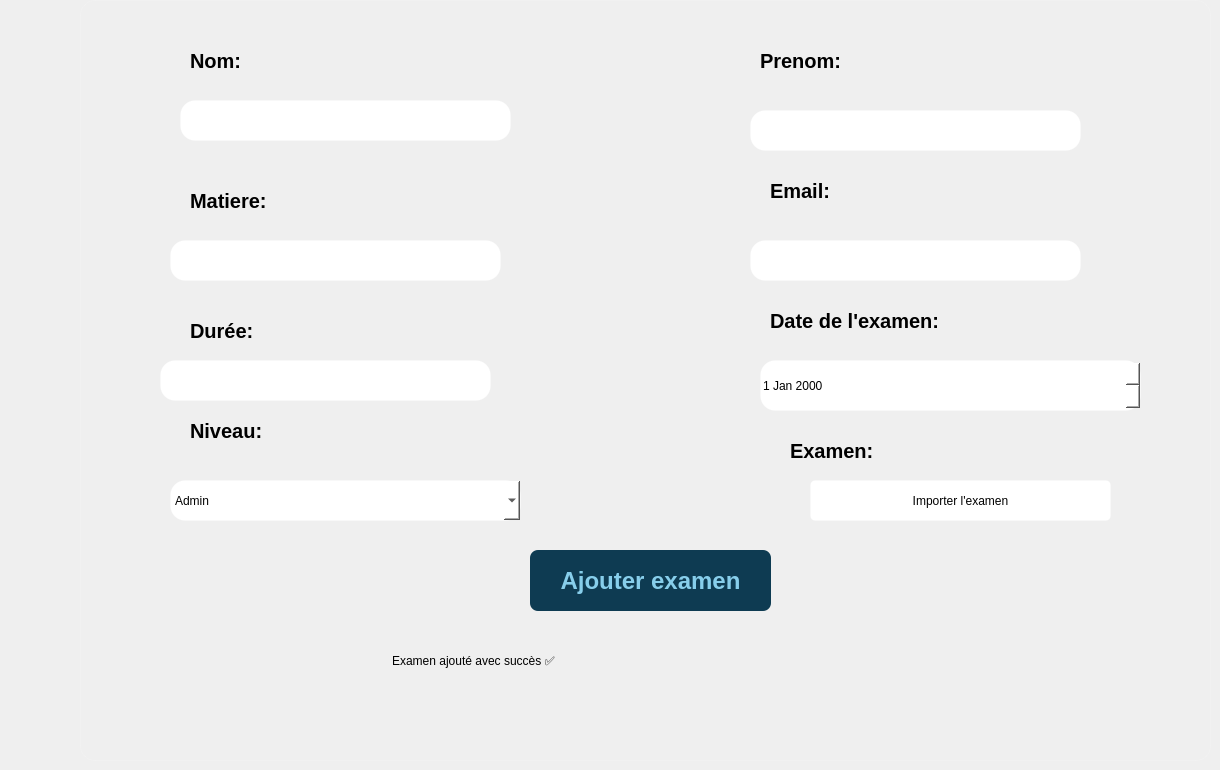
      <widget class="QWidget" name="ajouterExams">
       <widget class="QFrame" name="frame_4">
        <property name="geometry">
         <rect>
          <x>80</x>
          <y>0</y>
          <width>1131</width>
          <height>761</height>
         </rect>
        </property>
        <property name="styleSheet">
         <string notr="true">background: qradialgradient(spread:pad, cx:0.5, cy:0.5, radius:1,
                                stop:0 rgba(255, 255, 255, 100),
                                stop:1 rgba(255, 255, 255, 20));
border-radius: 15px;
    border: 1px solid rgba(255, 255, 255, 30);</string>
        </property>
        <property name="frameShape">
         <enum>QFrame::Shape::StyledPanel</enum>
        </property>
        <property name="frameShadow">
         <enum>QFrame::Shadow::Raised</enum>
        </property>
        <widget class="QLabel" name="label_49">
         <property name="geometry">
          <rect>
           <x>110</x>
           <y>50</y>
           <width>111</width>
           <height>21</height>
          </rect>
         </property>
         <property name="styleSheet">
          <string notr="true">color: black;
font-size: 20px;
font-weight: 500;
font: 14pt &quot;Titillium Web&quot;;
background: transparent;
border: 0px;</string>
         </property>
         <property name="text">
          <string>Nom:</string>
         </property>
        </widget>
        <widget class="QLineEdit" name="nomInputE">
         <property name="geometry">
          <rect>
           <x>100</x>
           <y>100</y>
           <width>331</width>
           <height>41</height>
          </rect>
         </property>
         <property name="styleSheet">
          <string notr="true">border-radius: 15px;
background-color: white;
font-size: 14px;</string>
         </property>
         <property name="text">
          <string/>
         </property>
        </widget>
        <widget class="QLabel" name="label_47">
         <property name="geometry">
          <rect>
           <x>110</x>
           <y>190</y>
           <width>111</width>
           <height>21</height>
          </rect>
         </property>
         <property name="styleSheet">
          <string notr="true">color: black;
font-size: 20px;
font-weight: 500;
font: 14pt &quot;Titillium Web&quot;;
background: transparent;
border: 0px;</string>
         </property>
         <property name="text">
          <string>Matiere:</string>
         </property>
        </widget>
        <widget class="QLineEdit" name="matiereInput">
         <property name="geometry">
          <rect>
           <x>90</x>
           <y>240</y>
           <width>331</width>
           <height>41</height>
          </rect>
         </property>
         <property name="styleSheet">
          <string notr="true">border-radius: 15px;
background-color: white;
font-size: 14px;</string>
         </property>
         <property name="text">
          <string/>
         </property>
        </widget>
        <widget class="QLabel" name="label_51">
         <property name="geometry">
          <rect>
           <x>110</x>
           <y>320</y>
           <width>111</width>
           <height>21</height>
          </rect>
         </property>
         <property name="styleSheet">
          <string notr="true">color: black;
font-size: 20px;
font-weight: 500;
font: 14pt &quot;Titillium Web&quot;;
background: transparent;
border: 0px;</string>
         </property>
         <property name="text">
          <string>Durée:</string>
         </property>
        </widget>
        <widget class="QLineEdit" name="dureeInputE">
         <property name="geometry">
          <rect>
           <x>80</x>
           <y>360</y>
           <width>331</width>
           <height>41</height>
          </rect>
         </property>
         <property name="styleSheet">
          <string notr="true">border-radius: 15px;
background-color: white;
font-size: 14px;</string>
         </property>
         <property name="text">
          <string/>
         </property>
        </widget>
        <widget class="QLabel" name="label_53">
         <property name="geometry">
          <rect>
           <x>110</x>
           <y>420</y>
           <width>111</width>
           <height>21</height>
          </rect>
         </property>
         <property name="styleSheet">
          <string notr="true">color: black;
font-size: 20px;
font-weight: 500;
font: 14pt &quot;Titillium Web&quot;;
background: transparent;
border: 0px;</string>
         </property>
         <property name="text">
          <string>Niveau:</string>
         </property>
        </widget>
        <widget class="QComboBox" name="niveauInputE">
         <property name="geometry">
          <rect>
           <x>90</x>
           <y>480</y>
           <width>351</width>
           <height>41</height>
          </rect>
         </property>
         <property name="styleSheet">
          <string notr="true">background-color: rgb(255, 255, 255);
color: black;</string>
         </property>
         <item>
          <property name="text">
           <string>Admin</string>
          </property>
         </item>
         <item>
          <property name="text">
           <string>Professeur</string>
          </property>
         </item>
         <item>
          <property name="text">
           <string>Livreur</string>
          </property>
         </item>
        </widget>
        <widget class="QLabel" name="label_50">
         <property name="geometry">
          <rect>
           <x>680</x>
           <y>50</y>
           <width>111</width>
           <height>21</height>
          </rect>
         </property>
         <property name="styleSheet">
          <string notr="true">color: black;
font-size: 20px;
font-weight: 500;
font: 14pt &quot;Titillium Web&quot;;
background: transparent;
border: 0px;</string>
         </property>
         <property name="text">
          <string>Prenom:</string>
         </property>
        </widget>
        <widget class="QLineEdit" name="prenomInputE">
         <property name="geometry">
          <rect>
           <x>670</x>
           <y>110</y>
           <width>331</width>
           <height>41</height>
          </rect>
         </property>
         <property name="styleSheet">
          <string notr="true">border-radius: 15px;
background-color: white;
font-size: 14px;</string>
         </property>
         <property name="text">
          <string/>
         </property>
        </widget>
        <widget class="QLineEdit" name="emailInputE">
         <property name="geometry">
          <rect>
           <x>670</x>
           <y>240</y>
           <width>331</width>
           <height>41</height>
          </rect>
         </property>
         <property name="styleSheet">
          <string notr="true">border-radius: 15px;
background-color: white;
font-size: 14px;</string>
         </property>
         <property name="text">
          <string/>
         </property>
        </widget>
        <widget class="QLabel" name="label_48">
         <property name="geometry">
          <rect>
           <x>690</x>
           <y>180</y>
           <width>111</width>
           <height>21</height>
          </rect>
         </property>
         <property name="styleSheet">
          <string notr="true">color: black;
font-size: 20px;
font-weight: 500;
font: 14pt &quot;Titillium Web&quot;;
background: transparent;
border: 0px;</string>
         </property>
         <property name="text">
          <string>Email:</string>
         </property>
        </widget>
        <widget class="QLabel" name="label_52">
         <property name="geometry">
          <rect>
           <x>690</x>
           <y>310</y>
           <width>191</width>
           <height>21</height>
          </rect>
         </property>
         <property name="styleSheet">
          <string notr="true">color: black;
font-size: 20px;
font-weight: 500;
font: 14pt &quot;Titillium Web&quot;;
background: transparent;
border: 0px;</string>
         </property>
         <property name="text">
          <string>Date de l'examen:</string>
         </property>
        </widget>
        <widget class="QDateEdit" name="dateInputE">
         <property name="geometry">
          <rect>
           <x>680</x>
           <y>360</y>
           <width>381</width>
           <height>51</height>
          </rect>
         </property>
         <property name="styleSheet">
          <string notr="true">color: black;
background-color: white</string>
         </property>
        </widget>
        <widget class="QLabel" name="label_54">
         <property name="geometry">
          <rect>
           <x>710</x>
           <y>440</y>
           <width>111</width>
           <height>21</height>
          </rect>
         </property>
         <property name="styleSheet">
          <string notr="true">color: black;
font-size: 20px;
font-weight: 500;
font: 14pt &quot;Titillium Web&quot;;
background: transparent;
border: 0px;</string>
         </property>
         <property name="text">
          <string>Examen:</string>
         </property>
        </widget>
        <widget class="QPushButton" name="examenInput">
         <property name="geometry">
          <rect>
           <x>730</x>
           <y>480</y>
           <width>301</width>
           <height>41</height>
          </rect>
         </property>
         <property name="styleSheet">
          <string notr="true">background-color: white;
border-radius: 5px;</string>
         </property>
         <property name="text">
          <string>Importer l'examen</string>
         </property>
        </widget>
        <widget class="QPushButton" name="ajouterEmp_9">
         <property name="geometry">
          <rect>
           <x>450</x>
           <y>550</y>
           <width>241</width>
           <height>61</height>
          </rect>
         </property>
         <property name="styleSheet">
          <string notr="true">background: #0E3B52;  
    border: none;  
    color: skyblue;  
    font-weight: bold; 
    font-size: 24px; 
    padding: 7px 15px;
    border-radius: 8px;  </string>
         </property>
         <property name="text">
          <string>Ajouter examen</string>
         </property>
        </widget>
        <widget class="QLineEdit" name="MessageForme_7">
         <property name="geometry">
          <rect>
           <x>310</x>
           <y>620</y>
           <width>621</width>
           <height>81</height>
          </rect>
         </property>
         <property name="styleSheet">
          <string notr="true">background: transparent;
font: 600 22pt &quot;Segoe UI&quot;;
border: 0px;</string>
         </property>
         <property name="text">
          <string>Examen ajouté avec succès ✅</string>
         </property>
        </widget>
       </widget>
      </widget>
